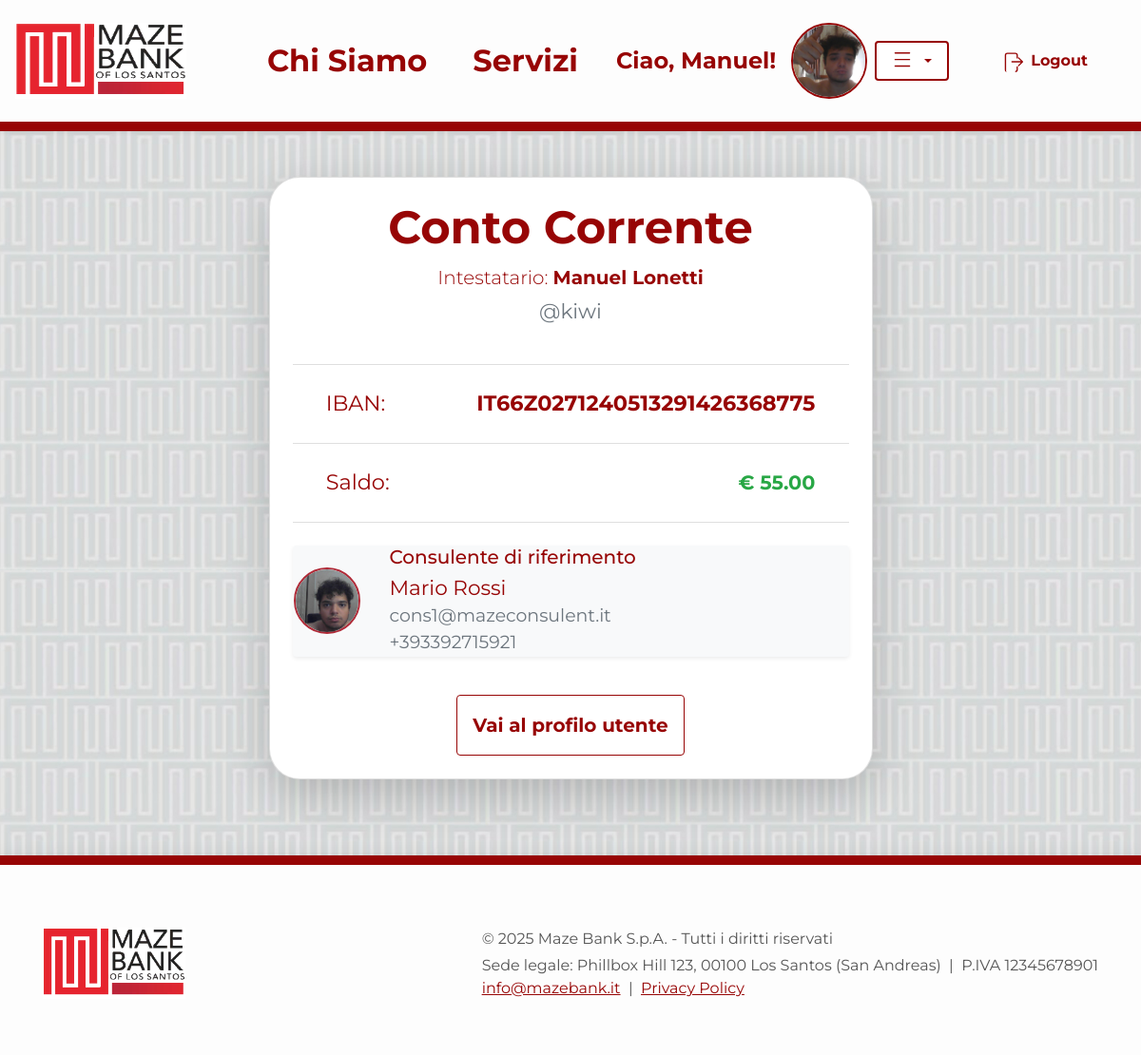
The page /banking/conto_corrente/8 (signed in) on the database as committed earlier.
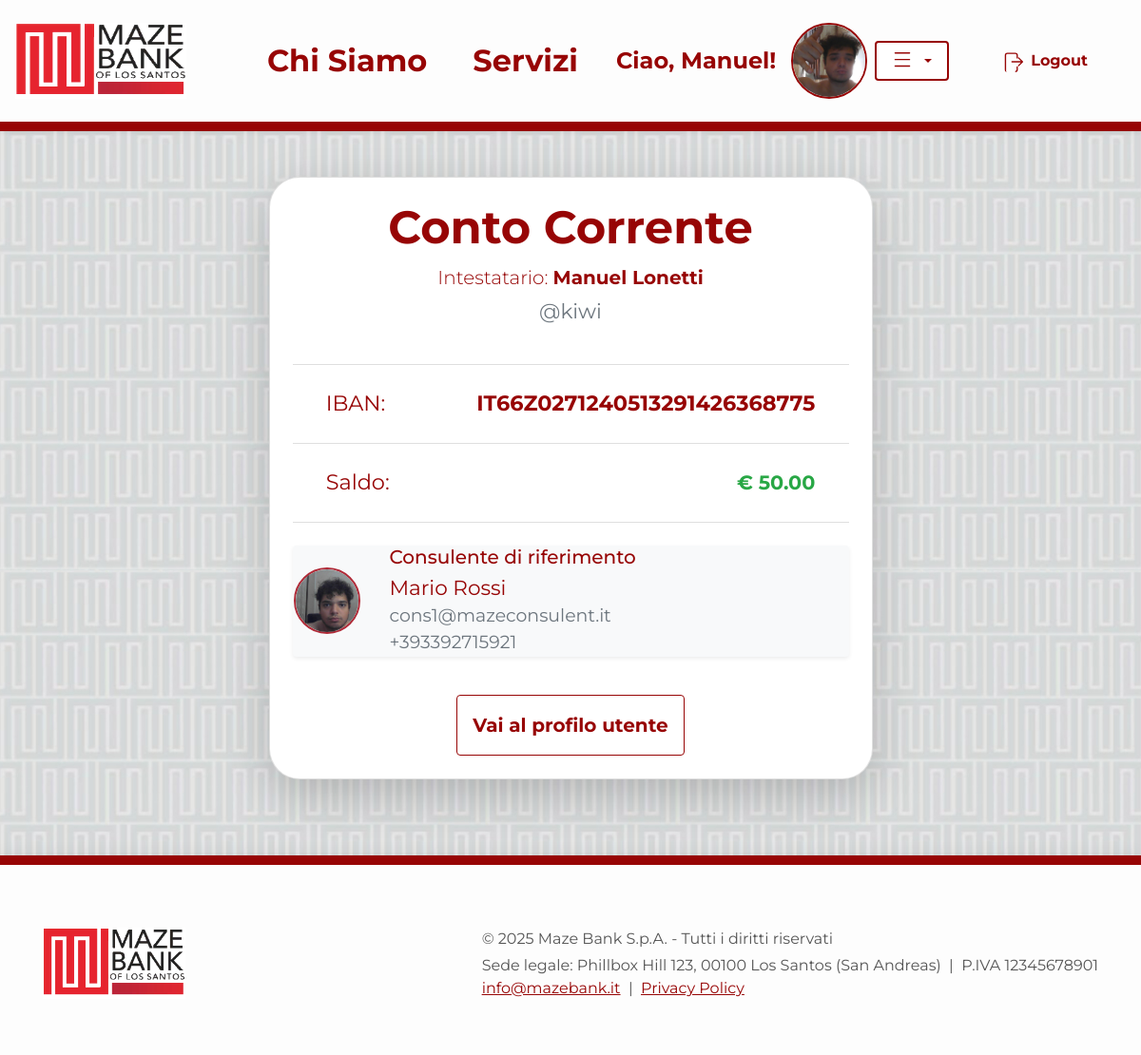
The same page on the database as committed later.
### Banking/models.py (models this page shows, shortened)
class ContoCorrente(models.Model):
    utente = models.OneToOneField(
        User,
        on_delete=models.CASCADE,
        related_name='conto_corrente'
    )
    iban = models.CharField(max_length=34, unique=True)
    saldo = models.DecimalField(max_digits=12, decimal_places=2, default=0.00)
    consulente = models.ForeignKey(
        User,
        on_delete=models.SET_NULL,
        null=True,
        blank=True,
        related_name='clienti_associati',
        limit_choices_to={'groups__name': 'consulenti'}
    )

class User(AbstractUser):
    email = models.EmailField('Email', unique=True, blank=False, null=False)
    first_name = models.CharField(max_length=150, blank=False)
    last_name = models.CharField(max_length=150, blank=False)
    data_nascita = models.DateField()
    indirizzo = models.CharField(max_length=255)
    citta = models.CharField(max_length=100)
    cellulare = PhoneNumberField(unique=True)
    immagine_profilo = models.ImageField(upload_to='profile_images/', blank=True, null=True)
    REQUIRED_FIELDS = ['email', 'first_name', 'last_name', 'data_nascita', 'indirizzo', 'citta', 'cellulare']

### Banking/views/account_views/views.py (the view)
# urls.py: path('conto_corrente/<pk>', DettaglioContoCorrente.as_view(), name='conto_corrente'),
class DettaglioContoCorrente(SoloClientiRequiredMixin, LoginRequiredMixin, DetailView):
    model = ContoCorrente
    template_name = 'Banking/conto_corrente.html'
    context_object_name = 'conto_corrente'
    def get_object(self, queryset=None):
        user_pk = self.kwargs['pk']
        if int(self.request.user.pk) != int(user_pk):
            return redirect('/warning/')
        return ContoCorrente.objects.get(utente_id=user_pk)

### Banking/utils.py (called while the page is built)
    def dispatch(self, request, *args, **kwargs):
        if request.user.is_superuser or request.user.groups.filter(name='consulenti').exists():
            return redirect('warning')
        return super().dispatch(request, *args, **kwargs)

### Banking/templates/Banking/conto_corrente.html (shortened to what this page needs)
{% extends "home.html" %}
{% load static %}
{% block content %}
<link rel="stylesheet" href="{% static 'css/Banking/conto.css' %}">
<div class="container my-5">
    <div class="row justify-content-center">
        <div class="col-lg-7">
            <div class="card shadow-lg p-4 conto-dashboard">
                <div class="text-center mb-4">
                    <h2 class="font-weight-bold text-mazebank-red">Conto Corrente</h2>
                    <p class="lead mb-1">Intestatario: <span class="font-weight-bold">{{ conto_corrente.utente.first_name }} {{ conto_corrente.utente.last_name }}</span></p>
                    <p class="text-muted">@{{ conto_corrente.utente.username }}</p>
                </div>
                <ul class="list-group list-group-flush mb-4">
                    <li class="list-group-item d-flex justify-content-between align-items-center">
                        <span>IBAN:</span>
                        <span class="font-weight-bold">{{ conto_corrente.iban }}</span>
                    </li>
                    <li class="list-group-item d-flex justify-content-between align-items-center">
                        <span>Saldo:</span>
                        <span class="font-weight-bold text-success" style="font-size:1.3rem;">€ {{ conto_corrente.saldo }}</span>
                    </li>
                </ul>
                {% if conto_corrente.consulente %}
                <div class="card mb-3 shadow-sm border-0 bg-light">
                    <div class="row g-0 align-items-center">
                        <div class="col-auto p-3">
                            {% if conto_corrente.consulente.immagine_profilo %}
                                <img src="{{ conto_corrente.consulente.immagine_profilo.url }}" alt="Immagine consulente" class="rounded-circle" style="width:70px; height:70px; object-fit:cover; border:2.5px solid #b02a37;">
                            {% else %}
                                <img src="{% static 'imgs/default_profile.png' %}" alt="Nessuna immagine" class="rounded-circle" style="width:70px; height:70px; object-fit:cover; border:2.5px solid #b02a37;">
                            {% endif %}
                        </div>
                        <div class="col ps-2">
                            <h5 class="mb-1 text-mazebank-red">Consulente di riferimento</h5>
                            <div class="fw-bold">{{ conto_corrente.consulente.first_name }} {{ conto_corrente.consulente.last_name }}</div>
                            <div class="text-muted small"> {{ conto_corrente.consulente.email }}</div>
                            <div class="text-muted small"> {{ conto_corrente.consulente.cellulare|default:'-' }}</div>
                        </div>
                    </div>
                </div>
                {% endif %}
                <div class="mt-4 text-center">
                    <a href="{% url 'Banking:profilo' conto_corrente.utente.pk %}" class="btn btn-outline-primary font-weight-bold">
                        Vai al profilo utente
                    </a>
                </div>
            </div>
        </div>
    </div>
</div>
{% endblock %}

Rows that differ between the two databases and show on the page:
changed ContoCorrente "IT66Z0271240513291426368775": saldo "55.00" → "50.00"
